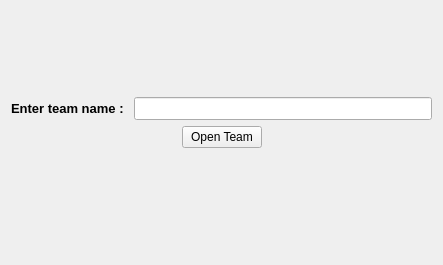
<?xml version="1.0" encoding="UTF-8"?>
<ui version="4.0">
 <class>OPENTeam</class>
 <widget class="QWidget" name="OPENTeam">
  <property name="geometry">
   <rect>
    <x>0</x>
    <y>0</y>
    <width>443</width>
    <height>265</height>
   </rect>
  </property>
  <property name="windowTitle">
   <string>OPENTeam</string>
  </property>
  <layout class="QVBoxLayout" name="verticalLayout_2">
   <item>
    <spacer name="verticalSpacer">
     <property name="orientation">
      <enum>Qt::Vertical</enum>
     </property>
     <property name="sizeHint" stdset="0">
      <size>
       <width>20</width>
       <height>65</height>
      </size>
     </property>
    </spacer>
   </item>
   <item>
    <layout class="QVBoxLayout" name="verticalLayout">
     <item>
      <layout class="QHBoxLayout" name="horizontalLayout">
       <item>
        <widget class="QLabel" name="label">
         <property name="font">
          <font>
           <family>Arial</family>
           <pointsize>10</pointsize>
           <weight>75</weight>
           <bold>true</bold>
          </font>
         </property>
         <property name="text">
          <string>Enter team name : </string>
         </property>
        </widget>
       </item>
       <item>
        <widget class="QLineEdit" name="lineEdit">
         <property name="font">
          <font>
           <family>Arial</family>
           <pointsize>10</pointsize>
          </font>
         </property>
        </widget>
       </item>
      </layout>
     </item>
     <item>
      <layout class="QHBoxLayout" name="horizontalLayout_2">
       <item>
        <spacer name="horizontalSpacer">
         <property name="orientation">
          <enum>Qt::Horizontal</enum>
         </property>
         <property name="sizeHint" stdset="0">
          <size>
           <width>40</width>
           <height>20</height>
          </size>
         </property>
        </spacer>
       </item>
       <item>
        <widget class="QPushButton" name="pushButton">
         <property name="text">
          <string>Open Team</string>
         </property>
        </widget>
       </item>
       <item>
        <spacer name="horizontalSpacer_2">
         <property name="orientation">
          <enum>Qt::Horizontal</enum>
         </property>
         <property name="sizeHint" stdset="0">
          <size>
           <width>40</width>
           <height>20</height>
          </size>
         </property>
        </spacer>
       </item>
      </layout>
     </item>
     <item>
      <widget class="QLabel" name="note">
       <property name="font">
        <font>
         <pointsize>10</pointsize>
        </font>
       </property>
       <property name="text">
        <string/>
       </property>
      </widget>
     </item>
    </layout>
   </item>
   <item>
    <spacer name="verticalSpacer_2">
     <property name="orientation">
      <enum>Qt::Vertical</enum>
     </property>
     <property name="sizeHint" stdset="0">
      <size>
       <width>20</width>
       <height>64</height>
      </size>
     </property>
    </spacer>
   </item>
  </layout>
 </widget>
 <resources/>
 <connections/>
</ui>
